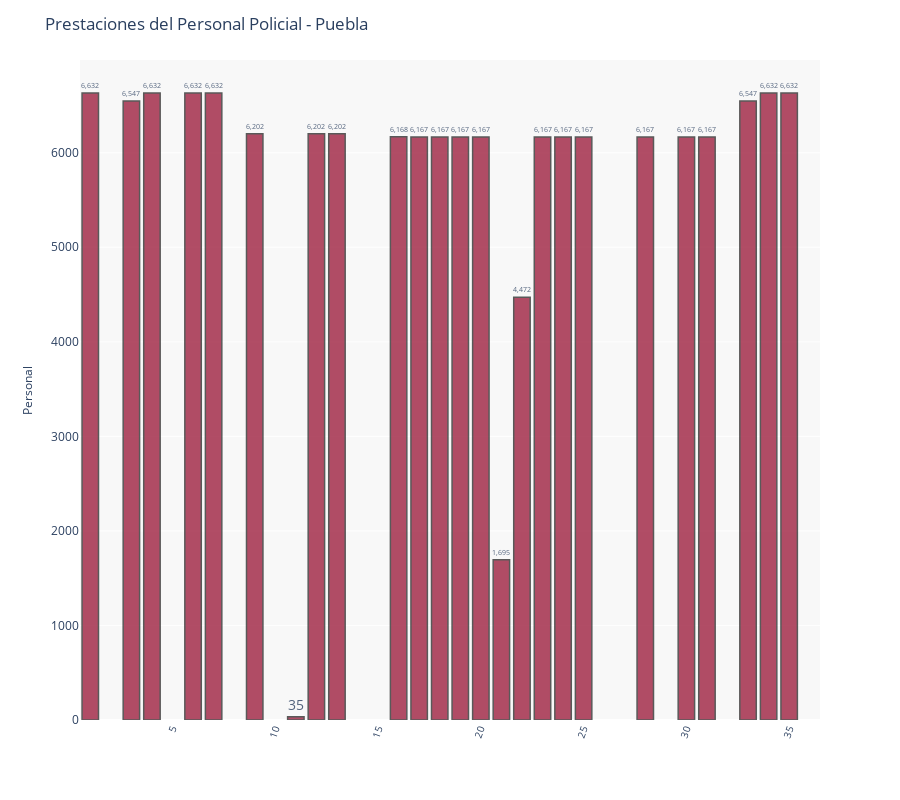

The code cell stored with this chart in its notebook:
### Code cell
myplot('Puebla')

### Figure 1 — Plotly figure (JSON) as saved in the notebook; plotly's stock layout.template omitted (floating-point values rounded to 4 significant figures)
{"data": [{"customdata": [["Aguinaldo"], ["Ahorro solidario"], ["Apoyo educativo"], ["Apoyo para los familiares del personal fallecido en ejercicio de sus funciones"], ["Apoyo para los familiares del personal desaparecido o no localizado"], ["Apoyo funerario para los familiares del personal fallecido"], ["Apoyo para gastos funerarios de algún familiar"], ["Apoyo para la vivienda"], ["Apoyo para útiles escolares de sus hijos"], ["Asesoría jurídica"], ["Ayuda para transporte"], ["Becas escolares para sus hijas y/o hijos"], ["Bono de puntualidad"], ["Bono de riesgo"], ["Créditos automotirces"], ["Créditos para la vivienda"], ["Créditos personales"], ["Días de permiso"], ["Fondo de ahorro para el retiro"], ["Indemnización por incapacidad"], ["Licencia de maternidad"], ["Licencia de paternidad"], ["Licencia para cuidados de algún familiar"], ["Licencia por riesgo de trabajo"], ["Licencia por enfermedad o accidente no profesional"], ["Seguro de enfermedad o accidente no profesional"], ["Seguro de gastos médicos mayores"], ["Seguro de vida"], ["Seguro de retiro"], ["Servicios psicológicos o de contención emocional"], ["Vacaciones"], ["Prima quinquenal"], ["Prima vacacional"], ["Prima de antigüedad"], ["Vales, bonos o ayuda para despensa"], ["Otra"]], "hovertemplate": "Clave=%{x}<br>Total=%{text}<br>Prestación=%{customdata[0]}<extra></extra>", "legendgroup": "", "marker": {"color": "#9f2241", "line": {"color": "#323232", "width": 1.5}, "pattern": {"shape": ""}}, "name": "", "opacity": 0.8, "orientation": "v", "showlegend": false, "text": [6632.0, NaN, 6547.0, 6632.0, NaN, 6632.0, 6632.0, NaN, 6202.0, NaN, 35.0, 6202.0, 6202.0, NaN, NaN, 6168.0, 6167.0, 6167.0, 6167.0, 6167.0, 1695.0, 4472.0, 6167.0, 6167.0, 6167.0, NaN, NaN, 6167.0, NaN, 6167.0, 6167.0, NaN, 6547.0, 6632.0, 6632.0, NaN], "textangle": 0, "textfont": {"size": 14}, "textposition": "outside", "texttemplate": "%{text:,.0f}", "type": "bar", "x": [1, 2, 3, 4, 5, 6, 7, 8, 9, 10, 11, 12, 13, 14, 15, 16, 17, 18, 19, 20, 21, 22, 23, 24, 25, 26, 27, 28, 29, 30, 31, 32, 33, 34, 35, 36], "xaxis": "x", "y": [6632.0, NaN, 6547.0, 6632.0, NaN, 6632.0, 6632.0, NaN, 6202.0, NaN, 35.0, 6202.0, 6202.0, NaN, NaN, 6168.0, 6167.0, 6167.0, 6167.0, 6167.0, 1695.0, 4472.0, 6167.0, 6167.0, 6167.0, NaN, NaN, 6167.0, NaN, 6167.0, 6167.0, NaN, 6547.0, 6632.0, 6632.0, NaN], "yaxis": "y"}], "layout": {"barmode": "relative", "height": 800, "legend": {"tracegroupgap": 0}, "margin": {"t": 60}, "plot_bgcolor": "#f8f8f8", "title": {"text": "Prestaciones del Personal Policial - Puebla"}, "width": 900, "xaxis": {"anchor": "y", "domain": [0, 1], "tickangle": -70, "tickfont": {"size": 10}, "title": {"font": {"size": 12}, "text": ""}}, "yaxis": {"anchor": "x", "domain": [0, 1], "title": {"font": {"size": 12}, "text": "Personal"}}}}
